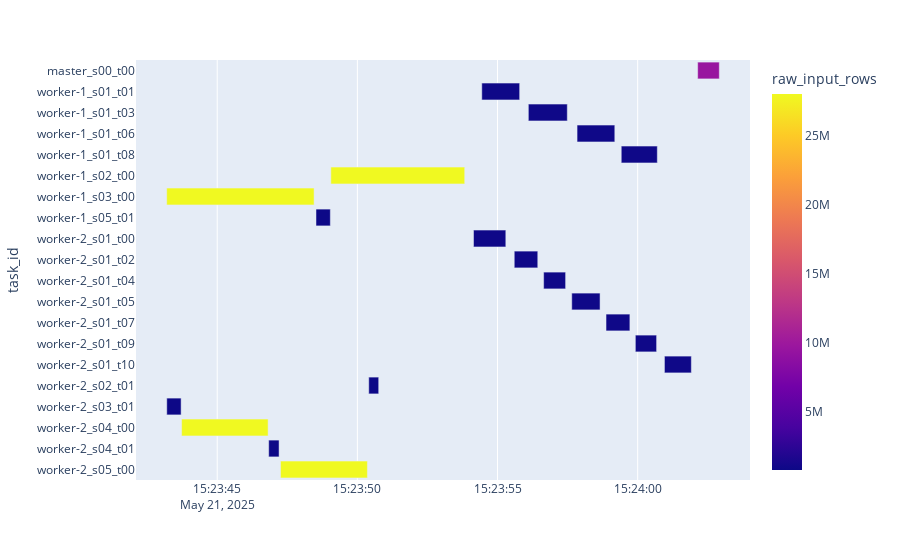

The notebook cell saved with this chart:
### Code cell
vt.drawQuery("","qq_un3", True)

### Figure 1 — Plotly figure (JSON) as saved in the notebook; plotly's stock layout.template omitted (floating-point values rounded to 4 significant figures)
{"data": [{"alignmentgroup": "True", "base": ["2025-05-21T15:23:48.524000", "2025-05-21T15:23:57.838000", "2025-05-21T15:23:54.439000", "2025-05-21T15:23:43.198000", "2025-05-21T15:23:49.054000", "2025-05-21T15:23:59.414000", "2025-05-21T15:23:56.100000", "2025-05-21T15:23:46.837000", "2025-05-21T15:23:56.645000", "2025-05-21T15:23:50.406000", "2025-05-21T15:23:43.200000", "2025-05-21T15:23:58.871000", "2025-05-21T15:23:47.260000", "2025-05-21T15:24:00.955000", "2025-05-21T15:23:57.648000", "2025-05-21T15:23:59.917000", "2025-05-21T15:23:54.144000", "2025-05-21T15:23:43.730000", "2025-05-21T15:23:55.597000", "2025-05-21T15:24:02.140000"], "customdata": [[0.51, 772144, 64532, 16], [1.35, 875645, 872456, 72], [1.35, 876152, 872971, 72], [5.26, 28028847, 2344129, 16], [4.78, 28028847, 2344129, 16], [1.29, 875940, 872817, 72], [1.39, 875562, 872430, 72], [0.37, 772144, 64532, 16], [0.78, 876129, 872930, 72], [0.35, 772144, 64532, 16], [0.51, 772144, 64532, 16], [0.85, 875806, 872621, 72], [3.1, 28028847, 2344129, 16], [0.96, 876047, 872916, 72], [1.01, 876042, 872974, 72], [0.76, 875725, 872595, 72], [1.15, 875777, 872627, 72], [3.09, 28028847, 2344129, 16], [0.84, 875819, 872663, 72], [0.77, 9600000, 1, 9]], "hovertemplate": "<b>%{hovertext}</b><br><br>start=%{base}<br>end=%{x}<br>durSecs=%{customdata[0]}<br>raw_input_rows=%{marker.color:,d}<br>output_rows=%{customdata[2]:,d}<br>splits=%{customdata[3]:,d}<extra></extra>", "hovertext": ["worker-1_s05_t01", "worker-1_s01_t06", "worker-1_s01_t01", "worker-1_s03_t00", "worker-1_s02_t00", "worker-1_s01_t08", "worker-1_s01_t03", "worker-2_s04_t01", "worker-2_s01_t04", "worker-2_s02_t01", "worker-2_s03_t01", "worker-2_s01_t07", "worker-2_s05_t00", "worker-2_s01_t10", "worker-2_s01_t05", "worker-2_s01_t09", "worker-2_s01_t00", "worker-2_s04_t00", "worker-2_s01_t02", "master_s00_t00"], "legendgroup": "", "marker": {"color": [772144, 875645, 876152, 28028847, 28028847, 875940, 875562, 772144, 876129, 772144, 772144, 875806, 28028847, 876047, 876042, 875725, 875777, 28028847, 875819, 9600000], "coloraxis": "coloraxis", "pattern": {"shape": ""}}, "name": "", "offsetgroup": "", "orientation": "h", "showlegend": false, "textposition": "auto", "type": "bar", "x": [512, 1346, 1351, 5258, 4776, 1287, 1389, 370, 784, 355, 512, 851, 3098, 960, 1010, 758, 1152, 3086, 839, 772], "xaxis": "x", "y": ["worker-1_s05_t01", "worker-1_s01_t06", "worker-1_s01_t01", "worker-1_s03_t00", "worker-1_s02_t00", "worker-1_s01_t08", "worker-1_s01_t03", "worker-2_s04_t01", "worker-2_s01_t04", "worker-2_s02_t01", "worker-2_s03_t01", "worker-2_s01_t07", "worker-2_s05_t00", "worker-2_s01_t10", "worker-2_s01_t05", "worker-2_s01_t09", "worker-2_s01_t00", "worker-2_s04_t00", "worker-2_s01_t02", "master_s00_t00"], "yaxis": "y"}], "layout": {"autosize": true, "barmode": "overlay", "coloraxis": {"colorbar": {"title": {"text": "raw_input_rows"}}, "colorscale": [[0, "#0d0887"], [0.1111, "#46039f"], [0.2222, "#7201a8"], [0.3333, "#9c179e"], [0.4444, "#bd3786"], [0.5556, "#d8576b"], [0.6667, "#ed7953"], [0.7778, "#fb9f3a"], [0.8889, "#fdca26"], [1, "#f0f921"]]}, "legend": {"tracegroupgap": 0}, "margin": {"t": 60}, "xaxis": {"anchor": "y", "autorange": true, "domain": [0, 1], "range": ["2025-05-21 15:23:42.1028", "2025-05-21 15:24:04.0072"], "type": "date"}, "yaxis": {"anchor": "x", "autorange": true, "categoryorder": "category descending", "domain": [0, 1], "range": [-0.5, 19.5], "title": {"text": "task_id"}, "type": "category"}}}
